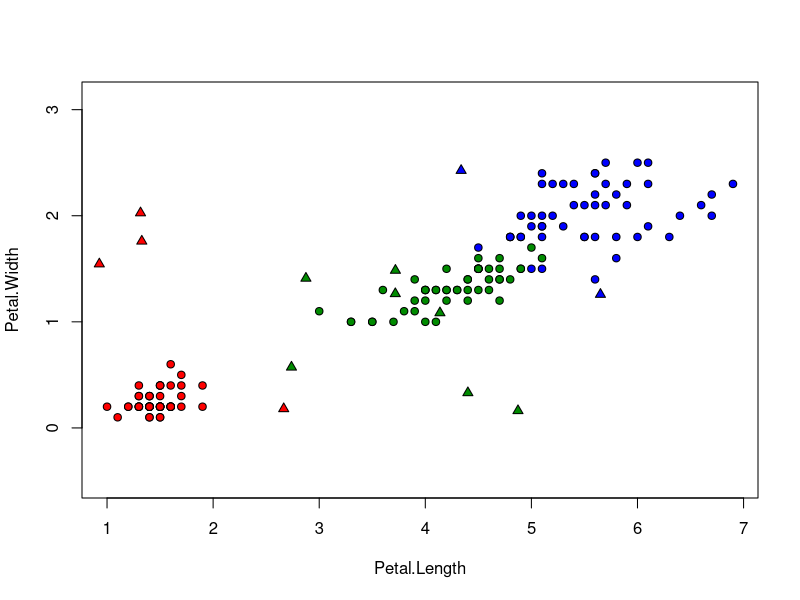

The R source for this figure:
distance_of_Euclid <- function(a, b){
  
  return(sqrt(sum((a - b)^2)))
  
}

oneNN <- function(set, point){
  
  ## возьмём за ближайшего соседа первую точку в наборе
  min_distance <- distance_of_Euclid(set[1, 1:2], point)
  number_of_nearest <- 1
  
  ## попробуем найти соседа ближе
  for(i in 2:150){
    if (distance_of_Euclid(set[i, 1:2], point) < min_distance){
      min_distance <- distance_of_Euclid(set[i, 1:2], point)
      number_of_nearest <- i
    }
  }
  
  ## возвращаем вид ириса ближайшего соседа
  return(set[number_of_nearest, 3])
  
}

## создание тренировочной выборки по ширине и длине лепестка и виду ириса
train_set <- iris[, 3:5]

## создание набора тестовых точек
points <- cbind(runif(15, 0, 7), runif(15, 0, 2.5))

## рисуем выборку
colors <- c("setosa" = "red", "versicolor" = "green4", "virginica" = "blue")
plot(iris[, 3:4], pch = 21, bg = colors[iris$Species], asp = 1)

## рисуем точки
for (i in 1:15){
  points(points[i, 1], points[i, 2], pch = 24, bg = colors[oneNN(train_set, points[i, 1:2])], asp = 1)
}

